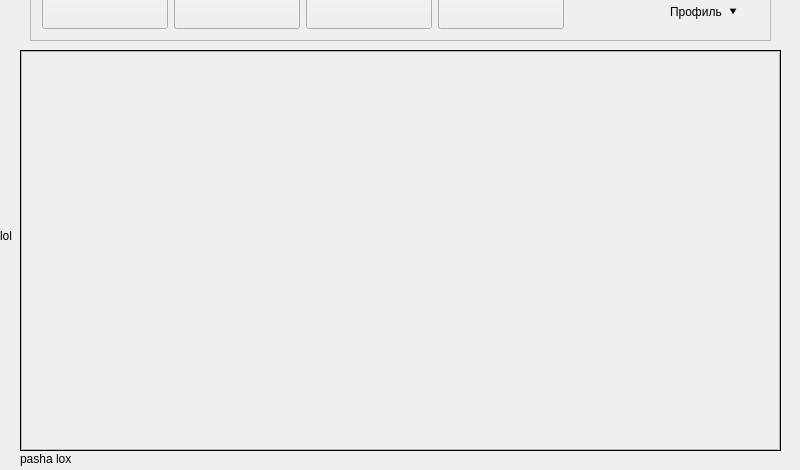
<?xml version="1.0" encoding="UTF-8"?>
<ui version="4.0">
 <class>SomLauncherMainWindowClass</class>
 <widget class="QMainWindow" name="SomLauncherMainWindowClass">
  <property name="geometry">
   <rect>
    <x>0</x>
    <y>0</y>
    <width>800</width>
    <height>470</height>
   </rect>
  </property>
  <property name="sizePolicy">
   <sizepolicy hsizetype="Fixed" vsizetype="Fixed">
    <horstretch>0</horstretch>
    <verstretch>0</verstretch>
   </sizepolicy>
  </property>
  <property name="minimumSize">
   <size>
    <width>800</width>
    <height>470</height>
   </size>
  </property>
  <property name="maximumSize">
   <size>
    <width>800</width>
    <height>470</height>
   </size>
  </property>
  <property name="sizeIncrement">
   <size>
    <width>800</width>
    <height>470</height>
   </size>
  </property>
  <property name="baseSize">
   <size>
    <width>800</width>
    <height>470</height>
   </size>
  </property>
  <property name="windowTitle">
   <string>SomLauncher</string>
  </property>
  <widget class="QWidget" name="centralWidget">
   <widget class="HoveredFrame" name="frame_topslidemenu">
    <property name="geometry">
     <rect>
      <x>30</x>
      <y>-90</y>
      <width>741</width>
      <height>131</height>
     </rect>
    </property>
    <property name="frameShape">
     <enum>QFrame::StyledPanel</enum>
    </property>
    <property name="frameShadow">
     <enum>QFrame::Raised</enum>
    </property>
    <layout class="QGridLayout" name="gridLayout_frame_topslidemenu" columnstretch="2,2,2,2,3">
     <item row="0" column="1">
      <widget class="QPushButton" name="pushButton_servers">
       <property name="sizePolicy">
        <sizepolicy hsizetype="Minimum" vsizetype="Expanding">
         <horstretch>0</horstretch>
         <verstretch>0</verstretch>
        </sizepolicy>
       </property>
       <property name="text">
        <string>Серверы</string>
       </property>
      </widget>
     </item>
     <item row="0" column="0">
      <widget class="QPushButton" name="pushButton_game">
       <property name="sizePolicy">
        <sizepolicy hsizetype="Minimum" vsizetype="Expanding">
         <horstretch>0</horstretch>
         <verstretch>0</verstretch>
        </sizepolicy>
       </property>
       <property name="text">
        <string>Игра</string>
       </property>
      </widget>
     </item>
     <item row="0" column="2">
      <widget class="QPushButton" name="pushButton_news">
       <property name="sizePolicy">
        <sizepolicy hsizetype="Minimum" vsizetype="Expanding">
         <horstretch>0</horstretch>
         <verstretch>0</verstretch>
        </sizepolicy>
       </property>
       <property name="text">
        <string>Новости</string>
       </property>
      </widget>
     </item>
     <item row="0" column="4">
      <widget class="QWidget" name="widget_account" native="true">
       <property name="sizePolicy">
        <sizepolicy hsizetype="Preferred" vsizetype="Expanding">
         <horstretch>0</horstretch>
         <verstretch>0</verstretch>
        </sizepolicy>
       </property>
       <widget class="ClickableLabel" name="label_profile">
        <property name="geometry">
         <rect>
          <x>100</x>
          <y>80</y>
          <width>81</width>
          <height>20</height>
         </rect>
        </property>
        <property name="text">
         <string>Профиль  ⯆</string>
        </property>
       </widget>
       <widget class="QPushButton" name="pushButton_settings">
        <property name="geometry">
         <rect>
          <x>100</x>
          <y>10</y>
          <width>75</width>
          <height>24</height>
         </rect>
        </property>
        <property name="text">
         <string>Настройки</string>
        </property>
       </widget>
      </widget>
     </item>
     <item row="0" column="3">
      <widget class="QPushButton" name="pushButton_aboutus">
       <property name="sizePolicy">
        <sizepolicy hsizetype="Minimum" vsizetype="Expanding">
         <horstretch>0</horstretch>
         <verstretch>0</verstretch>
        </sizepolicy>
       </property>
       <property name="text">
        <string>О нас</string>
       </property>
      </widget>
     </item>
    </layout>
   </widget>
   <widget class="QStackedWidget" name="stackedWidget_bottommenu">
    <property name="geometry">
     <rect>
      <x>20</x>
      <y>50</y>
      <width>761</width>
      <height>401</height>
     </rect>
    </property>
    <property name="frameShape">
     <enum>QFrame::Box</enum>
    </property>
    <property name="currentIndex">
     <number>1</number>
    </property>
    <widget class="QWidget" name="page_game">
     <layout class="QGridLayout" name="gridLayout_page_game">
      <item row="2" column="0" colspan="2">
       <widget class="QFrame" name="frame_status_table">
        <property name="sizePolicy">
         <sizepolicy hsizetype="Preferred" vsizetype="Preferred">
          <horstretch>0</horstretch>
          <verstretch>3</verstretch>
         </sizepolicy>
        </property>
        <property name="frameShape">
         <enum>QFrame::StyledPanel</enum>
        </property>
        <property name="frameShadow">
         <enum>QFrame::Raised</enum>
        </property>
        <layout class="QGridLayout" name="gridLayout_frame_status_table" columnstretch="2,4,4">
         <item row="1" column="1">
          <widget class="QFrame" name="frame_status_table_in">
           <property name="frameShape">
            <enum>QFrame::StyledPanel</enum>
           </property>
           <property name="frameShadow">
            <enum>QFrame::Raised</enum>
           </property>
           <layout class="QGridLayout" name="gridLayout_7">
            <item row="0" column="0">
             <widget class="QLabel" name="label_server">
              <property name="text">
               <string>Сервер:</string>
              </property>
             </widget>
            </item>
            <item row="1" column="1">
             <widget class="QLabel" name="label_client_type">
              <property name="text">
               <string>client_type</string>
              </property>
             </widget>
            </item>
            <item row="0" column="1">
             <widget class="QLabel" name="label_server_name">
              <property name="text">
               <string>server_name</string>
              </property>
             </widget>
            </item>
            <item row="2" column="1">
             <widget class="QLabel" name="label_mods_count_change">
              <property name="text">
               <string>mods_count</string>
              </property>
             </widget>
            </item>
            <item row="2" column="0">
             <widget class="QLabel" name="label_count_mods">
              <property name="text">
               <string>Кол-во модов:</string>
              </property>
             </widget>
            </item>
            <item row="1" column="0">
             <widget class="QLabel" name="label_client">
              <property name="text">
               <string>Тип клиента:</string>
              </property>
             </widget>
            </item>
            <item row="0" column="2">
             <widget class="QLabel" name="label_server_status">
              <property name="text">
               <string>server_status</string>
              </property>
             </widget>
            </item>
           </layout>
          </widget>
         </item>
         <item row="1" column="2">
          <widget class="QPushButton" name="pushButton_startgame">
           <property name="sizePolicy">
            <sizepolicy hsizetype="Minimum" vsizetype="Expanding">
             <horstretch>0</horstretch>
             <verstretch>0</verstretch>
            </sizepolicy>
           </property>
           <property name="text">
            <string>Играть</string>
           </property>
          </widget>
         </item>
         <item row="1" column="0">
          <widget class="QLabel" name="label_logo">
           <property name="sizePolicy">
            <sizepolicy hsizetype="Preferred" vsizetype="Expanding">
             <horstretch>0</horstretch>
             <verstretch>0</verstretch>
            </sizepolicy>
           </property>
          </widget>
         </item>
        </layout>
       </widget>
      </item>
      <item row="0" column="0" colspan="2">
       <widget class="QFrame" name="frame_short_news">
        <property name="sizePolicy">
         <sizepolicy hsizetype="Preferred" vsizetype="Expanding">
          <horstretch>0</horstretch>
          <verstretch>7</verstretch>
         </sizepolicy>
        </property>
        <property name="frameShape">
         <enum>QFrame::StyledPanel</enum>
        </property>
        <property name="frameShadow">
         <enum>QFrame::Raised</enum>
        </property>
       </widget>
      </item>
      <item row="1" column="0" colspan="2">
       <widget class="QFrame" name="frame_additin_buttons">
        <property name="sizePolicy">
         <sizepolicy hsizetype="Preferred" vsizetype="Preferred">
          <horstretch>0</horstretch>
          <verstretch>1</verstretch>
         </sizepolicy>
        </property>
        <property name="frameShape">
         <enum>QFrame::StyledPanel</enum>
        </property>
        <property name="frameShadow">
         <enum>QFrame::Raised</enum>
        </property>
        <layout class="QGridLayout" name="gridLayout_frame_additin_buttons">
         <item row="0" column="2">
          <widget class="QPushButton" name="pushButton_checkupdates">
           <property name="sizePolicy">
            <sizepolicy hsizetype="Expanding" vsizetype="Fixed">
             <horstretch>1</horstretch>
             <verstretch>0</verstretch>
            </sizepolicy>
           </property>
           <property name="text">
            <string>Проверить обновления</string>
           </property>
          </widget>
         </item>
         <item row="0" column="0">
          <spacer name="horizontalSpacer">
           <property name="orientation">
            <enum>Qt::Horizontal</enum>
           </property>
           <property name="sizeHint" stdset="0">
            <size>
             <width>200</width>
             <height>15</height>
            </size>
           </property>
          </spacer>
         </item>
         <item row="0" column="3">
          <widget class="QPushButton" name="pushButton_reportbug">
           <property name="sizePolicy">
            <sizepolicy hsizetype="Expanding" vsizetype="Fixed">
             <horstretch>1</horstretch>
             <verstretch>0</verstretch>
            </sizepolicy>
           </property>
           <property name="text">
            <string>Отправить баг-репорт</string>
           </property>
          </widget>
         </item>
         <item row="0" column="1">
          <widget class="QPushButton" name="pushButton_changeserver">
           <property name="sizePolicy">
            <sizepolicy hsizetype="Expanding" vsizetype="Fixed">
             <horstretch>1</horstretch>
             <verstretch>0</verstretch>
            </sizepolicy>
           </property>
           <property name="text">
            <string>Изменить Сервер (</string>
           </property>
          </widget>
         </item>
        </layout>
       </widget>
      </item>
     </layout>
    </widget>
    <widget class="QWidget" name="page_servers">
     <layout class="QGridLayout" name="gridLayout_page_servers">
      <property name="leftMargin">
       <number>0</number>
      </property>
      <property name="topMargin">
       <number>0</number>
      </property>
      <property name="rightMargin">
       <number>0</number>
      </property>
      <property name="bottomMargin">
       <number>0</number>
      </property>
      <property name="spacing">
       <number>0</number>
      </property>
      <item row="0" column="0">
       <widget class="QScrollArea" name="scrollArea_servers">
        <property name="widgetResizable">
         <bool>true</bool>
        </property>
        <widget class="QWidget" name="scrollAreaWidgetContents">
         <property name="geometry">
          <rect>
           <x>0</x>
           <y>0</y>
           <width>757</width>
           <height>397</height>
          </rect>
         </property>
         <layout class="QGridLayout" name="gridLayout_scrollArea_servers"/>
        </widget>
       </widget>
      </item>
     </layout>
    </widget>
    <widget class="QWidget" name="page_news">
     <layout class="QGridLayout" name="gridLayout_page_news">
      <item row="0" column="0">
       <widget class="QLabel" name="label_2">
        <property name="text">
         <string>TextLabel</string>
        </property>
       </widget>
      </item>
     </layout>
    </widget>
    <widget class="QWidget" name="page_aboutus">
     <layout class="QGridLayout" name="gridLayout_page_aboutus"/>
    </widget>
   </widget>
   <widget class="QLabel" name="label_minecraft_directory">
    <property name="geometry">
     <rect>
      <x>20</x>
      <y>451</y>
      <width>661</width>
      <height>16</height>
     </rect>
    </property>
    <property name="text">
     <string>pasha lox</string>
    </property>
   </widget>
   <widget class="QLabel" name="labeltest">
    <property name="geometry">
     <rect>
      <x>0</x>
      <y>0</y>
      <width>801</width>
      <height>471</height>
     </rect>
    </property>
    <property name="text">
     <string>lol</string>
    </property>
    <property name="scaledContents">
     <bool>true</bool>
    </property>
   </widget>
   <zorder>labeltest</zorder>
   <zorder>stackedWidget_bottommenu</zorder>
   <zorder>frame_topslidemenu</zorder>
   <zorder>label_minecraft_directory</zorder>
  </widget>
 </widget>
 <layoutdefault spacing="6" margin="11"/>
 <customwidgets>
  <customwidget>
   <class>ClickableLabel</class>
   <extends>QLabel</extends>
   <header>../../../QObjects/ClickableLabel.h</header>
  </customwidget>
  <customwidget>
   <class>HoveredFrame</class>
   <extends>QFrame</extends>
   <header>../../../QObjects/HoveredFrame.h</header>
   <container>1</container>
  </customwidget>
 </customwidgets>
 <resources>
  <include location="SomLauncherMainWindow.qrc"/>
 </resources>
 <connections/>
</ui>
